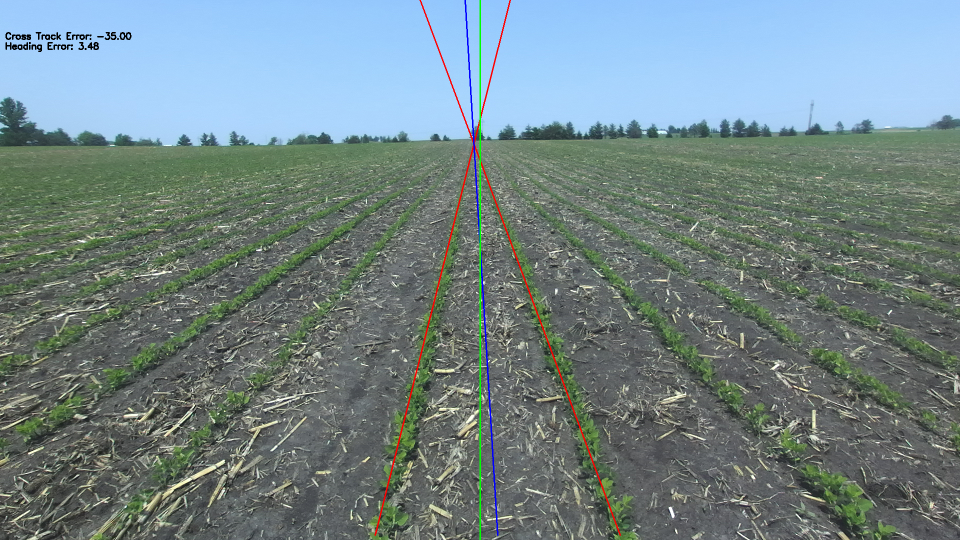
#> input picture images/Reference.png, 1920 x 1080 px, found by its file name (shown at 1/2 size); its folder holds only this picture in this run
$ python row_detect_images.py
#> lines starting #> are read from the running program, lines starting #| are printed output that depends on the picture; after the words box and inside, x2 and y2 are one past the last pixel; in counts of white or black regions, pixels touching at a corner belong together; long printed decimals are rounded
### utils.py
import cv2 as cv
from scipy.signal import argrelextrema, savgol_filter
import numpy as np
import matplotlib.pyplot as plt
from numba import njit, prange

def mask_image(img):
    """
    Takes image and creates an ROI of crop lane.

    Inputs:
        img: numpy array of image

    Returns:
        img:  image of same size, with non ROI pixels blacked out
    """

    height_f = img.shape[0]
    width_f = img.shape[1]
    middle_x = width_f // 2
    cv.line(img, (middle_x, 0), (middle_x, height_f), (255, 0, 0), 2)

    width = img.shape[1]
    height = img.shape[0]
    roi_vertices = np.array([[
                (0.2*width, 0),
                (0.2*width, height),
                (0.8*width, height),
                (0.8*width, 0)]], dtype=np.int32)


    mask = np.zeros_like(img)# Dynamic thresholding within ROIs_like(img)
    cv.fillPoly(mask, roi_vertices, (255, 255, 255))
    img = cv.bitwise_and(img, mask)
    return img

def binary_simple(img):
    """
    takes an image, converts to HSV, and then creates a binary image of green pixels

    Inputs:
        img: img

    Returns:
        MatLike: binary image (green sections of field)
    """

    h_low = 35
    h_upper = 85

    s_low = 50
    s_upper = 215

    v_low = 60
    v_upper = 200

    image = cv.cvtColor(img, cv.COLOR_BGR2HSV)

    binary_image = cv.inRange(
        image, (h_low, s_low, v_low), (h_upper, s_upper, v_upper))

    return binary_image

@njit(fastmath=True,cache=True)
def skidline(y1, x1, y2, x2):
    """
    given set of two points, return all points on line

    Inputs:
        y1, x1, y2, x2: points

    Returns:
        points: points on line
    """

    points = []
    dx = abs(x2 - x1)
    dy = abs(y2 - y1)
    sx = 1 if x1 < x2 else -1
    sy = 1 if y1 < y2 else -1
    err = dx - dy

    while True:
        points.append((y1, x1))
        if x1 == x2 and y1 == y2:

            break
        e2 = 2 * err
        if e2 > -dy:
            err -= dy
            x1 += sx
        if e2 < dx:
            err += dx
            y1 += sy

    return np.array(points).T

@njit(fastmath=True,cache=True,parallel=True)
def find_best_counts(binary_img):
    """
    Finds best lines for crop row detection.
    Args:
       binary_img: binarized image

    Returns:
        best_top: top point of the best lines
        best_count: total count of all green pixels on line

    """
    height, width = binary_img.shape
    best_count = np.zeros(width)
    best_top = np.zeros(width)

    for bottom in prange(width):
        max_count = 0.0
        best_t = 0

        for top in range(width):
            rr, cc = skidline(height-1, bottom, 0, top)
            total = 0

            for i in range(len(rr)):
                y = int(rr[i])
                x = int(cc[i])
                total += int(binary_img[y, x] > 0)

            count = total / len(rr) if len(rr) > 0 else 0.0
            if count > max_count:
                max_count = count
                best_t = top

        best_count[bottom] = max_count
        best_top[bottom] = best_t

    return best_top, best_count


def draw_peak_lines(img, count, top, height,scale,img_original):
    """
    Filters the crop row lines to only the most relevant ones and draws the crop lines and the desired trajectory

    Inputs:
        img: resized image
        top: top point of the best lines
        count: total count of all green pixels on line
        height: height of image
        img_original: original image

    Returns:
        bottom_p: bottom point of the best lines
        top_p: top point of the best lines
    """

    peaks_array = argrelextrema(
        savgol_filter(count, 20, 5), np.greater, order=int(len(count) / 5))

    peaks = peaks_array[0]
    peaks_filtered = []

    if len(peaks)>=2:

        best_left = 0
        best_right = np.inf
        #filtering lines to only pick crop lines closest to robot heading
        for j in peaks:
            if j<img.shape[1]/2:
                if j>best_left:
                    best_left = j
            else:
                if j<best_right:
                    best_right = j
        peaks_filtered.append(best_left)
        peaks_filtered.append(best_right)

        #plotting crop lines

        for bottom_peak in peaks_filtered:
            if bottom_peak == np.inf:
                continue
            cv.line(img_original,
                (int(bottom_peak/scale), int((height - 1)/scale)),
                (int(top[int(bottom_peak)]/scale), 0),
                (0, 0, 255),
                2,)
        #plotting crop middle line
        if peaks_filtered[0] == np.inf or peaks_filtered[1] == np.inf:
            bottom_p = 0
            top_p = 0
            return bottom_p, top_p
        else:
            bottom_p_original = (((peaks_filtered[0]+peaks_filtered[1])/2))
            top_p_original = ((top[int(peaks_filtered[0])] + top[int(peaks_filtered[1])])/2)

            bottom_p = int(((peaks_filtered[0]+peaks_filtered[1])/2)/scale)
            top_p = int(((top[int(peaks_filtered[0])] + top[int(peaks_filtered[1])])/2)/scale)
            cv.line(img_original,(bottom_p,int((height-1)/scale)),
            (top_p,0),(255,0,0),2)

            return bottom_p_original, top_p_original
    else:
        return 0,0


def calculate_error(img, bottom_p, top_p,height,scale):
    """
    Calculates the cross track error and heading error.
    Args:
       img: image
        bottom_p: bottom point of the best lines
        top_p: top point of the best lines
        height: height of image
        scale: scale of resized image

    Returns:
        cross_track_error: cross track error
        heading_error: heading error

    """
    cross_track_error = (img.shape[1]/2 - bottom_p/scale)


    height_f = img.shape[0]
    width_f = img.shape[1]
    middle_x = width_f // 2

    m1 = 0
    try:
        m2 = slope_from_points((bottom_p/scale, (height-1)/scale), (top_p/scale, 0))
    except:
        m2 = 0
    # m2 = slope_from_points((bottom_p, height-1), (top_p, 0))
    angle = angle_lines(m1,m2)

    heading_error = 90 - angle
    if heading_error>90:
        heading_error = heading_error - 180
    # heading_error = (heading_error + 180) % 360 - 180

    cross_track_error = cross_track_error
    cv.putText(img, f"Cross Track Error: {(cross_track_error):.2f}", (10, height - 30), cv.FONT_HERSHEY_SIMPLEX, 0.6, (0,0,0), 2)
    cv.putText(img, f"Heading Error: {heading_error:.2f}", (10, height - 10), cv.FONT_HERSHEY_SIMPLEX, 0.6, (0,0,0), 2)
    return cross_track_error, heading_error

def angle_lines(m1,m2):
    """
    Calculates the angle between two lines given their slopes.

    Inputs:
        m1: Slope of the first line.
        m2: Slope of the second line.

    Returns:
        The angle between the lines in degrees.
    """
    angle_rad = np.arctan(((m2 - m1) /(1 + m1 * m2)))
    angle_deg = np.degrees(angle_rad)
    return angle_deg


def slope_from_points(point1, point2):
    """Calculates the slope of a line given two points."""
    x1, y1 = point1
    x2, y2 = point2
    return (y2 - y1) / (x2 - x1)

### row_detect_images.py
from multiprocessing import process
import cv2 as cv
import random
from utils import binary_simple, find_best_counts, draw_peak_lines, mask_image, calculate_error
import numpy as np
import time
import os

scale = 0.1

file_dir = "Data/Images/"

results_dir = os.path.join("Data", "Results")
if not os.path.exists(results_dir):
    os.makedirs(results_dir)


def process_image(frame):
    img = cv.resize(frame, (0, 0), fx=scale, fy=scale)
    img_resize = img
    img = mask_image(img)
    binary_img = binary_simple(img)


    (height, width) = binary_img.shape[:2]


    top, count = find_best_counts(binary_img)

    if top.size != 0 or count.size != 0:
        bottom_p, top_p = draw_peak_lines(img_resize, count, top, height, scale,frame)
        cross_track_error, heading_error = calculate_error(frame, bottom_p, top_p, height,scale)
        print(f"Cross Track Error: {cross_track_error}, Heading Error: {heading_error}")


    middle_x = frame.shape[1] // 2
    cv.line(frame, (middle_x, 0), (middle_x, frame.shape[0]), (0, 255, 0), 2)

    return frame, binary_img

def main(filename,display = True):
#> called with filename = 'Reference.png', display = True
    img_original = cv.imread(f"{file_dir}/{filename}")
#> img_original is the input picture: shape (1080, 1920, 3); mean B, G, R 134.7, 132.6, 114.5
    img_original,binary_img = process_image(img_original)
#> in process_image, `img = cv.resize(frame, (0, 0), fx=scale, fy=scale)`:
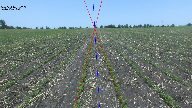
#> img: shape (108, 192, 3); mean B, G, R 135.2, 132.7, 114.9
#> in mask_image, `cv.line(img, (middle_x, 0), (middle_x, height_f), (255, 0, 0), 2)`:
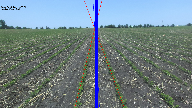
#> img: shape (108, 192, 3); 1.52% of pixels changed, all inside (x1, y1, x2, y2) = (95, 0, 98, 108)
#> in mask_image, `cv.fillPoly(mask, roi_vertices, (255, 255, 255))`:
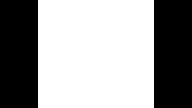
#> mask: shape (108, 192, 3); 60.4% white; 2 black regions, box (x1, y1, x2, y2) and area: (0, 0, 38, 108) 4104, (154, 0, 192, 108) 4104
#> in mask_image, `img = cv.bitwise_and(img, mask)`:
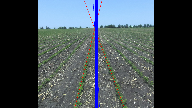
#> img: shape (108, 192, 3); mean B, G, R 85, 79, 68.5
#> in binary_simple, `image = cv.cvtColor(img, cv.COLOR_BGR2HSV)`: image: shape (108, 192, 3); mean H, S, V 47.3, 31.6, 90.5
#> in binary_simple, `binary_image = cv.inRange( image, (h_low, s_low, v_low), (h_upper, s_u..`:
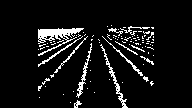
#> binary_image: shape (108, 192); 7.5% white in thin lines or dots, all inside (x1, y1, x2, y2) = (38, 25, 154, 108)
#> in process_image, `top, count = find_best_counts(binary_img)`: top = 192 values, max 169 at index 114, min 0 at index 147, mean 62.28; count = 192 values, max 0.574 at index 125, min 0.16 at index 186, mean 0.244
#> in draw_peak_lines, `peaks_array = argrelextrema( savgol_filter(count, 20, 5), np.greater, ..`: peaks_array = ([22, 75, 124, 176],)
#> in draw_peak_lines, `peaks = peaks_array[0]`: peaks = [22, 75, 124, 176]
#> the loop in draw_peak_lines, `for j in peaks:` made 4 passes
#> (j, best_left) on passes 1 to 2: (22, 22), (75, 75)
#> (j, best_right) on pass 3: (124, 124)
#> after the loop in draw_peak_lines, `for j in peaks:`: best_left = 75; best_right = 124
#> the loop in draw_peak_lines, `for bottom_peak in peaks_filtered:` made 2 passes
#> bottom_peak on passes 1 to 2: 75, 124
#> after the loop in draw_peak_lines, `for bottom_peak in peaks_filtered:`:
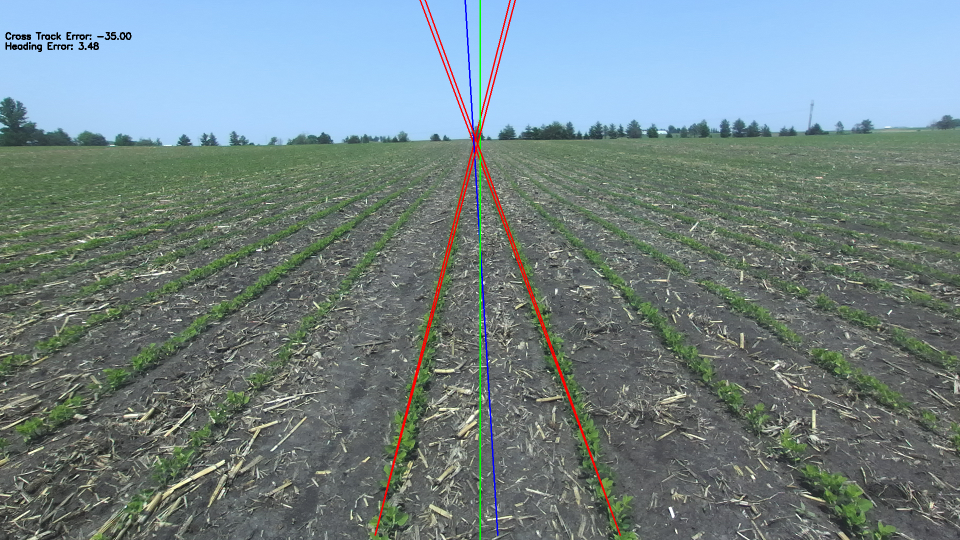
#> img_original: shape (1080, 1920, 3) (shown at 1/2 size); 0.26% of pixels changed, all inside (x1, y1, x2, y2) = (752, 0, 1237, 1069)
#> in draw_peak_lines, `bottom_p_original = (((peaks_filtered[0]+peaks_filtered[1])/2))`: bottom_p_original = 99.5
#> in draw_peak_lines, `top_p_original = ((top[int(peaks_filtered[0])] + top[int(peaks_filtere..`: top_p_original = 94
#> in draw_peak_lines, `bottom_p = int(((peaks_filtered[0]+peaks_filtered[1])/2)/scale)`: bottom_p = 995
#> in draw_peak_lines, `top_p = int(((top[int(peaks_filtered[0])] + top[int(peaks_filtered[1])..`: top_p = 940
#> in draw_peak_lines, `cv.line(img_original,(bottom_p,int((height-1)/scale)), (top_p,0),(255,..`:
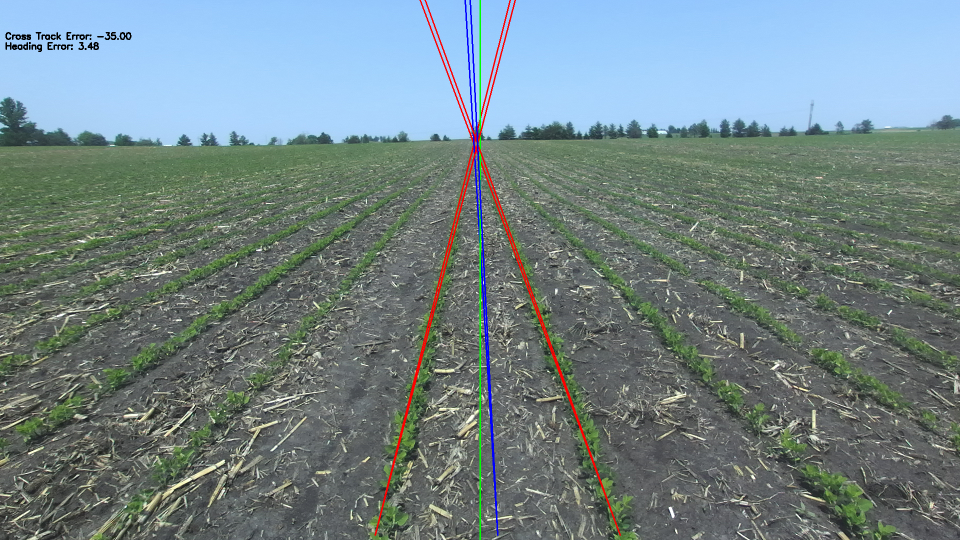
#> img_original: shape (1080, 1920, 3) (shown at 1/2 size); 0.13% of pixels changed, all inside (x1, y1, x2, y2) = (939, 0, 997, 1062)
#> in process_image, `bottom_p, top_p = draw_peak_lines(img_resize, count, top, height, scal..`: bottom_p = 99.5; top_p = 94
#> in calculate_error, `cross_track_error = (img.shape[1]/2 - bottom_p/scale)`: cross_track_error = -35
#> in slope_from_points, `x1, y1 = point1`: x1 = 995; y1 = 1070
#> in slope_from_points, `x2, y2 = point2`: x2 = 940; y2 = 0
#> in calculate_error, `m2 = slope_from_points((bottom_p/scale, (height-1)/scale), (top_p/scal..`: m2 = 19.45
#> in angle_lines, `angle_rad = np.arctan(((m2 - m1) /(1 + m1 * m2)))`: angle_rad = 1.52
#> in angle_lines, `angle_deg = np.degrees(angle_rad)`: angle_deg = 87.06
#> in calculate_error, `heading_error = 90 - angle`: heading_error = 2.94
#> in calculate_error, `cv.putText(img, f"Heading Error: {heading_error:.2f}", (10, height - 1..`: img: shape (1080, 1920, 3); 0.01% of pixels changed, all inside (x1, y1, x2, y2) = (157, 84, 199, 100)
#> in process_image, `cross_track_error, heading_error = calculate_error(frame, bottom_p, to..`: cross_track_error = -35; heading_error = 2.94
#| Cross Track Error: -35.0, Heading Error: 2.943
#> in process_image, `cv.line(frame, (middle_x, 0), (middle_x, frame.shape[0]), (0, 255, 0),..`: frame: shape (1080, 1920, 3); mean B, G, R 134.5, 132.1, 114.7
    if display==True:
        cv.imshow("Display window", img_original)


        k = cv.waitKey(0)
#> (key Esc is pressed here)
    else:
        cv.imwrite(f"Data/Results/{filename}",img_original)

if __name__ == "__main__":
    image_list = os.listdir(file_dir)
    #uncomment this line if you want to process only one image

    main("Reference.png",display=True)


    #comment this loop if you want to process only one image

    # for filename in image_list:
    #     print(filename)
    #     main(filename,display=False)
